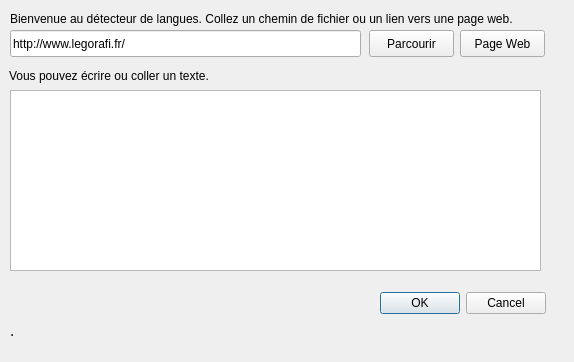
<?xml version="1.0" encoding="UTF-8"?>
<ui version="4.0">
 <class>MainWindow</class>
 <widget class="QMainWindow" name="MainWindow">
  <property name="geometry">
   <rect>
    <x>0</x>
    <y>0</y>
    <width>574</width>
    <height>362</height>
   </rect>
  </property>
  <property name="windowTitle">
   <string>MainWindow</string>
  </property>
  <widget class="QWidget" name="centralWidget">
   <widget class="QLabel" name="labelbienvenue">
    <property name="geometry">
     <rect>
      <x>9</x>
      <y>67</y>
      <width>717</width>
      <height>17</height>
     </rect>
    </property>
    <property name="text">
     <string>Vous pouvez écrire ou coller un texte.</string>
    </property>
    <property name="scaledContents">
     <bool>true</bool>
    </property>
   </widget>
   <widget class="QLabel" name="labelUrlOuCheminFichier">
    <property name="geometry">
     <rect>
      <x>10</x>
      <y>10</y>
      <width>551</width>
      <height>17</height>
     </rect>
    </property>
    <property name="text">
     <string>Bienvenue au détecteur de langues. Collez un chemin de fichier ou un lien vers une page web.</string>
    </property>
   </widget>
   <widget class="QLineEdit" name="lineEdit">
    <property name="geometry">
     <rect>
      <x>10</x>
      <y>30</y>
      <width>351</width>
      <height>27</height>
     </rect>
    </property>
    <property name="text">
     <string>http://www.legorafi.fr/</string>
    </property>
   </widget>
   <widget class="QPushButton" name="pushButtonParcourir">
    <property name="geometry">
     <rect>
      <x>369</x>
      <y>30</y>
      <width>85</width>
      <height>27</height>
     </rect>
    </property>
    <property name="text">
     <string>Parcourir</string>
    </property>
   </widget>
   <widget class="QPushButton" name="pushButtonURL">
    <property name="geometry">
     <rect>
      <x>460</x>
      <y>30</y>
      <width>85</width>
      <height>27</height>
     </rect>
    </property>
    <property name="text">
     <string>Page Web</string>
    </property>
   </widget>
   <widget class="QDialogButtonBox" name="buttonBoxLancerDetecteur">
    <property name="geometry">
     <rect>
      <x>370</x>
      <y>290</y>
      <width>176</width>
      <height>27</height>
     </rect>
    </property>
    <property name="standardButtons">
     <set>QDialogButtonBox::Cancel|QDialogButtonBox::Ok</set>
    </property>
   </widget>
   <widget class="QLabel" name="labelReponse">
    <property name="geometry">
     <rect>
      <x>10</x>
      <y>320</y>
      <width>501</width>
      <height>20</height>
     </rect>
    </property>
    <property name="font">
     <font>
      <family>Noto Sans [unknown]</family>
      <pointsize>11</pointsize>
     </font>
    </property>
    <property name="text">
     <string>.</string>
    </property>
    <property name="scaledContents">
     <bool>false</bool>
    </property>
   </widget>
   <widget class="QTextEdit" name="textEditPrTexte">
    <property name="geometry">
     <rect>
      <x>10</x>
      <y>90</y>
      <width>531</width>
      <height>181</height>
     </rect>
    </property>
   </widget>
  </widget>
 </widget>
 <resources/>
 <connections/>
</ui>
